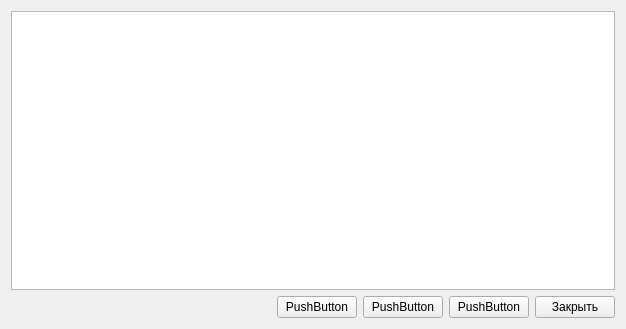
<?xml version="1.0" encoding="UTF-8"?>
<ui version="4.0">
 <class>all_delivers_form</class>
 <widget class="QWidget" name="all_delivers_form">
  <property name="geometry">
   <rect>
    <x>0</x>
    <y>0</y>
    <width>626</width>
    <height>329</height>
   </rect>
  </property>
  <property name="windowTitle">
   <string>Form</string>
  </property>
  <layout class="QGridLayout" name="gridLayout">
   <item row="0" column="0" colspan="6">
    <widget class="QTableWidget" name="delivers_table"/>
   </item>
   <item row="1" column="5">
    <widget class="QPushButton" name="close_btn">
     <property name="minimumSize">
      <size>
       <width>40</width>
       <height>20</height>
      </size>
     </property>
     <property name="text">
      <string>Закрыть</string>
     </property>
    </widget>
   </item>
   <item row="1" column="1">
    <spacer name="horizontalSpacer">
     <property name="orientation">
      <enum>Qt::Horizontal</enum>
     </property>
     <property name="sizeType">
      <enum>QSizePolicy::MinimumExpanding</enum>
     </property>
     <property name="sizeHint" stdset="0">
      <size>
       <width>40</width>
       <height>20</height>
      </size>
     </property>
    </spacer>
   </item>
   <item row="1" column="4">
    <widget class="QPushButton" name="pushButton">
     <property name="minimumSize">
      <size>
       <width>40</width>
       <height>20</height>
      </size>
     </property>
     <property name="text">
      <string>PushButton</string>
     </property>
    </widget>
   </item>
   <item row="1" column="3">
    <widget class="QPushButton" name="pushButton_2">
     <property name="minimumSize">
      <size>
       <width>40</width>
       <height>20</height>
      </size>
     </property>
     <property name="text">
      <string>PushButton</string>
     </property>
    </widget>
   </item>
   <item row="1" column="2">
    <widget class="QPushButton" name="pushButton_3">
     <property name="minimumSize">
      <size>
       <width>40</width>
       <height>20</height>
      </size>
     </property>
     <property name="text">
      <string>PushButton</string>
     </property>
    </widget>
   </item>
  </layout>
 </widget>
 <resources/>
 <connections>
  <connection>
   <sender>close_btn</sender>
   <signal>clicked()</signal>
   <receiver>all_delivers_form</receiver>
   <slot>close()</slot>
   <hints>
    <hint type="sourcelabel">
     <x>468</x>
     <y>353</y>
    </hint>
    <hint type="destinationlabel">
     <x>371</x>
     <y>242</y>
    </hint>
   </hints>
  </connection>
 </connections>
</ui>
